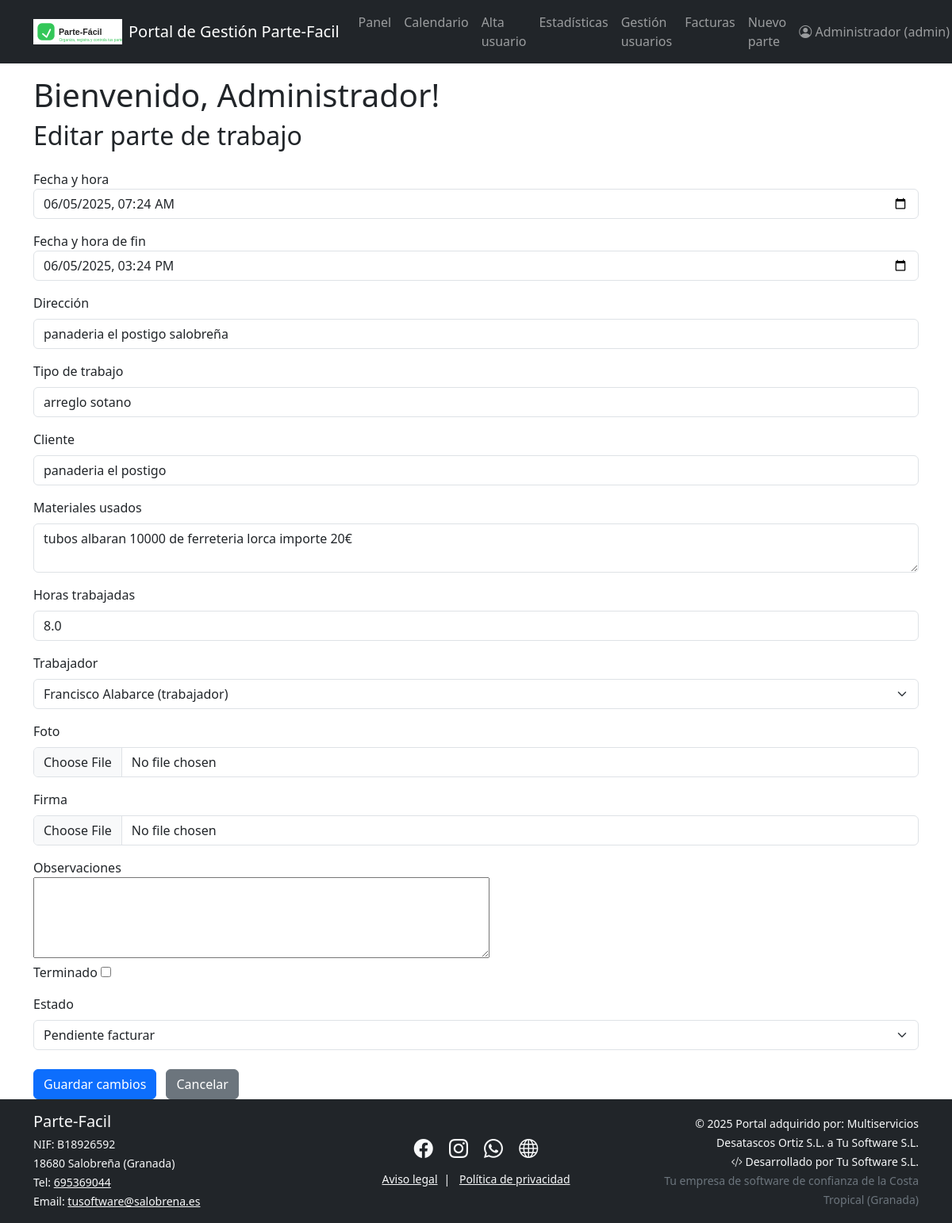
Before: /edit_work/4 (signed in) with the older database file.
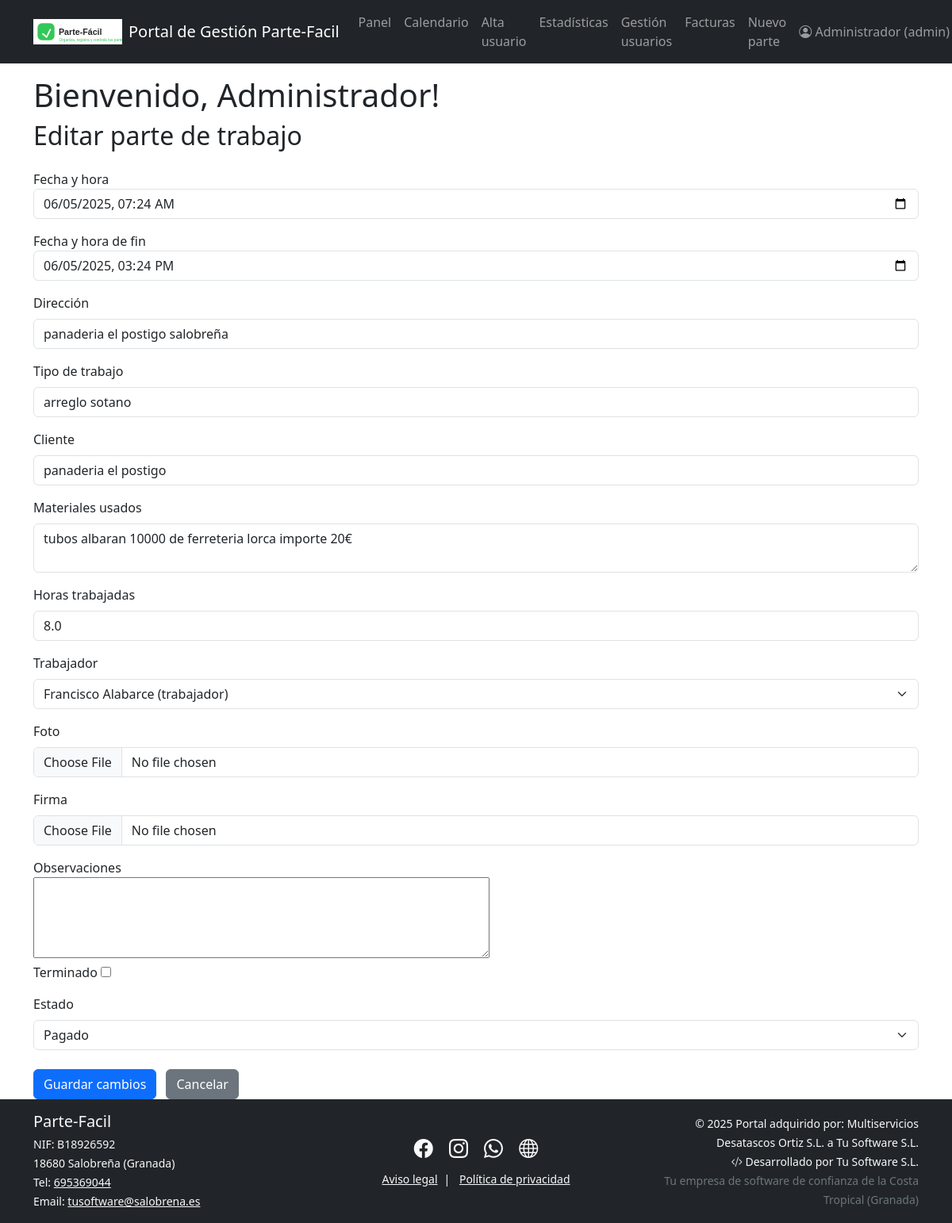
After: the same page with the newer database file.
### models.py (models this page shows)
class Usuario(UserMixin, db.Model):
    id = db.Column(db.Integer, primary_key=True)
    nombre = db.Column(db.String(50), nullable=False)
    email = db.Column(db.String(120), unique=True, nullable=False)
    contraseña = db.Column(db.String(200), nullable=False)
    rol = db.Column(db.String(20), nullable=False, default="trabajador")  # admin/trabajador
    trabajos = db.relationship('Trabajo', backref='trabajador', lazy=True)

class Trabajo(db.Model):
    id = db.Column(db.Integer, primary_key=True)
    fecha = db.Column(db.DateTime, nullable=False)
    fecha_fin = db.Column(db.DateTime, nullable=True)
    direccion = db.Column(db.String(150), nullable=False)
    tipo_trabajo = db.Column(db.String(80), nullable=False)
    cliente = db.Column(db.String(80), nullable=False)
    horas = db.Column(db.Float, nullable=False, default=0)
    materiales_usados = db.Column(db.Text, nullable=True)
    firma = db.Column(db.String(120), nullable=True)  # Ruta del archivo
    foto = db.Column(db.String(120), nullable=True)   # Ruta del archivo
    terminado = db.Column(db.Boolean, default=False)
    estado = db.Column(db.String(30), default='sin terminar')
    observaciones = db.Column(db.Text)
    id_trabajador = db.Column(db.Integer, db.ForeignKey('usuario.id'), nullable=False)
    id_factura = db.Column(
    db.Integer,
    db.ForeignKey('factura.id', name='fk_trabajo_id_factura'),
    nullable=True
)

### app.py (the view, shortened to what this page needs)
@app.route("/edit_work/<int:work_id>", methods=["GET", "POST"])
@login_required
def edit_work(work_id):
    trabajo = Trabajo.query.get_or_404(work_id)
    form = WorkForm(obj=trabajo)
    if current_user.rol != "admin" and trabajo.id_trabajador != current_user.id:
        flash("No tienes permisos para editar este parte.")
        return redirect(url_for("dashboard"))
    if current_user.rol == "admin":
        usuarios = Usuario.query.filter(Usuario.id != current_user.id).all()
        form.trabajador.choices = [(u.id, f"{u.nombre} ({u.rol})") for u in usuarios]
    else:
        if hasattr(form, 'trabajador'):
            del form.trabajador
        if hasattr(form, 'estado'):
            del form.estado
    return render_template("edit_work.html", form=form, trabajo=trabajo, es_admin=(current_user.rol == "admin"))

### forms.py
class WorkForm(FlaskForm):
    fecha = DateTimeField('Fecha y hora', format='%Y-%m-%dT%H:%M', validators=[DataRequired()])
    fecha_fin = DateTimeField('Fecha y hora de fin', format='%Y-%m-%dT%H:%M', validators=[DataRequired()])
    direccion = StringField('Dirección', validators=[DataRequired()])
    tipo_trabajo = StringField('Tipo de trabajo', validators=[DataRequired()])
    cliente = StringField('Cliente', validators=[DataRequired()])
    materiales_usados = TextAreaField('Materiales usados')
    horas = FloatField('Horas trabajadas', validators=[DataRequired(), NumberRange(min=0, max=24)])
    foto = FileField('Foto')
    firma = FileField('Firma')
    trabajador = SelectField('Trabajador', coerce=int)
    terminado = BooleanField('Terminado')
    submit = SubmitField('Guardar parte')
    observaciones = TextAreaField('Observaciones')
    estado = SelectField('Estado', choices=[
        ('pagado', 'Pagado'),
        ('pendiente_cobro', 'Pendiente cobro'),
        ('pendiente_facturar', 'Pendiente facturar'),
        ('sin_terminar', 'Sin terminar')
    ], default='Sin terminar')

### app.py (called while the page is built)
@login_manager.user_loader
def load_user(user_id):
    return Usuario.query.get(int(user_id))

@app.context_processor
def inject_now():
    return {'now': datetime.now()}

### templates/edit_work.html (shortened to what this page needs)
{% extends "base.html" %}
{% block content %}
<h2 class="mb-4">Editar parte de trabajo</h2>
<form method="POST" enctype="multipart/form-data">
    <div class="mb-3">
        {{ form.fecha.label }} {{ form.fecha(type="datetime-local", class="form-control") }}
    </div>
    <div class="mb-3">
        {{ form.fecha_fin.label }} {{ form.fecha_fin(type="datetime-local", class="form-control") }}
    </div>
    <div class="mb-3">
        {{ form.direccion.label(class="form-label") }}
        {{ form.direccion(class="form-control") }}
    </div>
    <div class="mb-3">
        {{ form.tipo_trabajo.label(class="form-label") }}
        {{ form.tipo_trabajo(class="form-control") }}
    </div>
    <div class="mb-3">
        {{ form.cliente.label(class="form-label") }}
        {{ form.cliente(class="form-control") }}
    </div>
    <div class="mb-3">
        {{ form.materiales_usados.label(class="form-label") }}
        {{ form.materiales_usados(class="form-control", rows="2") }}
    </div>
    <div class="mb-3">
        {{ form.horas.label(class="form-label") }}
        {{ form.horas(class="form-control") }}
    </div>
    {% if es_admin %}
    <div class="mb-3">
        {{ form.trabajador.label(class="form-label") }}
        {{ form.trabajador(class="form-select") }}
    </div>
    {% endif %}
    <div class="mb-3">
        {{ form.foto.label(class="form-label") }}
        {{ form.foto(class="form-control") }}
    </div>
    <div class="mb-3">
        {{ form.firma.label(class="form-label") }}
        {{ form.firma(class="form-control") }}
    </div>
    <div>
        {{ form.observaciones.label }}<br>
        {{ form.observaciones(rows=4, cols=60) }}
    </div>
    <div class="mb-3">
        {{ form.terminado.label }} {{ form.terminado() }}
    </div>
    {% if es_admin %}
    <div class="form-group mt-3">
        {{ form.estado.label(class="form-label") }}
        {{ form.estado(class="form-select") }}
    </div>
    {% endif %}
    <br>
    <button type="submit" class="btn btn-primary">Guardar cambios</button>
    <a href="{{ url_for('dashboard') }}" class="btn btn-secondary ms-2">Cancelar</a>
</form>
{% endblock %}

### templates/base.html (shortened to what this page needs)
<!DOCTYPE html>
<html lang="es">
<head>
    <link href="https://cdn.jsdelivr.net/npm/bootstrap@5.3.0/dist/css/bootstrap.min.css" rel="stylesheet">
    <link rel="stylesheet" href="https://cdn.jsdelivr.net/npm/bootstrap-icons@1.11.1/font/bootstrap-icons.css">
</head>
<body>
    {% include 'navbar.html' %}
    {% if current_user.is_authenticated %}
        <div class="container mt-3">
            <h1>Bienvenido, {{ current_user.nombre }}!</h1>
        </div>
    {% else %}
        <div class="container mt-3">
            <h1>Bienvenido a Parte-Fácil</h1>
            <p>Por favor, inicia sesión para acceder a tu panel de trabajo.</p>
        </div>
    {% endif %}
    <div class="container">
        {% block content %}{% endblock %}
    </div>
    {% include 'footer.html' %}
</body>
</html>

### templates/navbar.html (shortened to what this page needs)
<nav class="navbar navbar-expand-lg navbar-dark bg-dark">
  <div class="container">
    <a class="navbar-brand d-flex align-items-center gap-2" href="{{ url_for('empresa') }}">
      <img src="{{ url_for('static', filename='images/logo.svg') }}" alt="Logo" height="32" style="vertical-align: middle;">
      <span>Portal de Gestión Parte-Facil</span>
    </a>
    <div class="collapse navbar-collapse" id="navbarNav">
      {% if current_user.is_authenticated %}
        <ul class="navbar-nav me-auto mb-2 mb-lg-0">
          <li class="nav-item">
            <a class="nav-link" href="{{ url_for('dashboard') }}">Panel</a>
          </li>
          <li class="nav-item">
            <a class="nav-link" href="{{ url_for('calendar') }}">Calendario</a>
          </li>
          {% if current_user.rol == 'admin' %}
            <li class="nav-item">
              <a class="nav-link" href="{{ url_for('alta_trabajador') }}">Alta usuario</a>
            </li>
            <li class="nav-item">
              <a class="nav-link" href="{{ url_for('admin_dashboard') }}">Estadísticas</a>
            <li class="nav-item">
              <a class="nav-link" href="{{ url_for('listado_usuarios') }}">Gestión usuarios</a>
            </li>
            <li>
              <a class="nav-link" href="{{ url_for('listado_facturas') }}">Facturas</a>
            </li>
          {% endif %}
          <li class="nav-item">
            <a class="nav-link" href="{{ url_for('add_work') }}">Nuevo parte</a>
          </li>
        </ul>
        <ul class="navbar-nav ms-auto mb-2 mb-lg-0">
          <li class="nav-item dropdown">
            <a class="nav-link dropdown-toggle" href="#" id="navbarUserDropdown" role="button" data-bs-toggle="dropdown" aria-expanded="false">
              <i class="bi bi-person-circle"></i> {{ current_user.nombre }} ({{ current_user.rol }})
            </a>
          </li>
        </ul>
      {% else %}
        <ul class="navbar-nav ms-auto">
          <li class="nav-item">
            <a class="nav-link" href="{{ url_for('login') }}">Acceso empleados</a>
          </li>
        </ul>
      {% endif %}
    </div>
  </div>
</nav>

### templates/footer.html
<footer class="footer mt-auto py-3 bg-dark text-light">
  <div class="container">
    <div class="row align-items-center">
      <div class="col-md-4 text-md-start text-center mb-2 mb-md-0">
        <h5 class="mb-1">Parte-Facil</h5>
        <small>
          NIF: B18926592<br>
          18680 Salobreña (Granada)<br>
          Tel: <a href="tel:+34958123456" class="text-light text-decoration-underline">695369044</a><br>
          Email: <a href="mailto:info@salobrena.es" class="text-light text-decoration-underline">tusoftware@salobrena.es</a>
        </small>
      </div>
      <div class="col-md-4 text-center mb-2 mb-md-0">
        <div>
          <a href="#" class="text-light me-3" title="Facebook"><i class="bi bi-facebook fs-4"></i></a>
          <a href="#" class="text-light me-3" title="Instagram"><i class="bi bi-instagram fs-4"></i></a>
          <a href="#" class="text-light me-3" title="WhatsApp"><i class="bi bi-whatsapp fs-4"></i></a>
          <a href="#" class="text-light" title="Web"><i class="bi bi-globe fs-4"></i></a>
        </div>
        <div class="mt-2">
          <small>
            <a href="#" class="text-light text-decoration-underline me-2">Aviso legal</a>|
            <a href="#" class="text-light text-decoration-underline ms-2">Política de privacidad</a>
          </small>
        </div>
      </div>
      <div class="col-md-4 text-md-end text-center">
        <small>
          &copy; {{ now.year }} Portal adquirido por: Multiservicios Desatascos Ortiz S.L. a Tu Software S.L.<br>
          <i class="bi bi-code-slash"></i> Desarrollado por Tu Software S.L.</a><br>
          <span class="text-secondary">Tu empresa de software de confianza de la Costa Tropical (Granada)</span>
        </small>
      </div>
    </div>
  </div>
</footer>
<link rel="stylesheet" href="https://cdn.jsdelivr.net/npm/bootstrap-icons@1.11.3/font/bootstrap-icons.min.css">

Changed rows visible on the page:
changed Trabajo "panaderia el postigo salobreña": estado "Pendiente facturar" → "Pagado"
